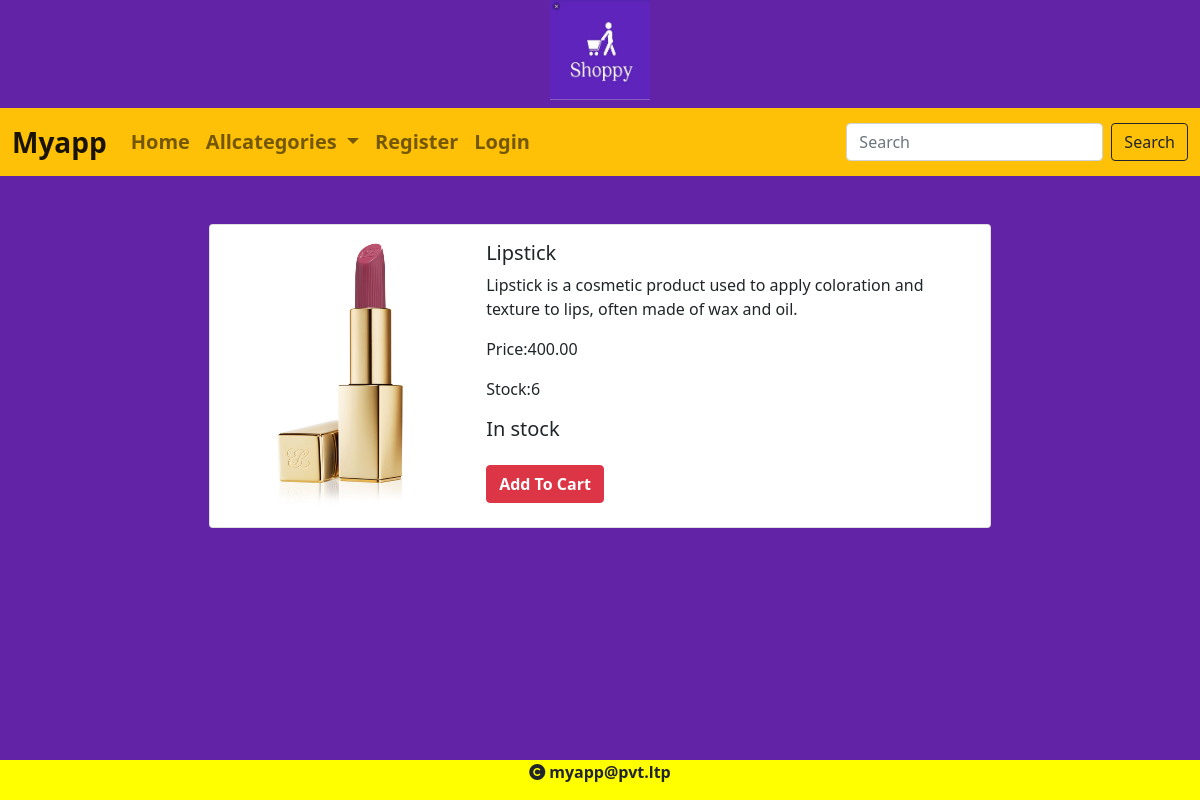
The page /details/1 on the database its author committed.
### shop/models.py (models this page shows, shortened)
class Product(models.Model):
    name = models.CharField(max_length=20)
    desc = models.TextField()
    image = models.ImageField(upload_to='products')
    price=models.DecimalField(max_digits=10,decimal_places=2)
    stock=models.IntegerField()
    available=models.BooleanField(default=True)
    created=models.DateTimeField(auto_now_add=True)
    updated=models.DateTimeField(auto_now=True)
    category=models.ForeignKey(Category,on_delete=models.CASCADE)

### shop/views.py (the view)
# urls.py: path('details/<int:p>',views.productdetails,name='details'),
def productdetails(request,p):
    p=Product.objects.get(id=p)
    return render(request,'details.html',{'details':p})

### cart/context_processors.py (called while the page is built, shortened)
def count_items(request):
    u=request.user
    count=0
    return {'c':count}

### shop/context_processors.py (called while the page is built)
def menu_links(request):
    c=Category.objects.all()
    return {'links':c}

### templates/details.html
{% extends 'base.html' %}
{% load static %}
{% block content %}
<div class="container mt-5" style="margin-bottom:100px;">
  <div class="card mb-3 mx-auto" style="max-width: 70%;">
    <div class="row g-0">
      <div class="col-md-4">
        <img src="{{details.image.url}}" class="img-fluid rounded-start" alt="...">
      </div>
      <div class="col-md-8">
        <div class="card-body">
          <h5 class="card-title">{{details.name}}</h5>
          <p class="card-text">{{details.desc}}</p>
          <p class="card-text">Price:{{details.price}}</p>
          <p class="card-text">Stock:{{details.stock}}</p>
          {% if user.is_superuser == True %}
          {% if details.stock > 0 %}
          <h5>Product in stock</h5>
          <a href="{% url 'shop:addstock' details.id %}" class="btn btn-danger fw-bold mt-3 mb-2 texty-center">Add Stock</a>
          {% else %}
          <h5>Product out of stock</h5>
           <a href="{% url 'shop:addstock' details.id %}" class="btn btn-danger fw-bold mt-3 mb-2 texty-center">Add Stock</a>
          {% endif %}
          {% else %}
          {% if details.stock > 0 %}
          <h5>In stock</h5>
           <a href="{% url 'cart:cart' details.id %}" class="btn btn-danger fw-bold mt-3 mb-2 texty-center">Add To Cart</a>
          {% else %}
          <h5>Out of stock</h5>
          {% endif %}
          {% endif %}
        </div>
      </div>
    </div>
  </div>
</div>
{% endblock %}

### static/css/style.css (style rules this page uses)
body { background-color:#6323A7; }

### rows shown on the page
Product: image (picture), name "Lipstick", desc "Lipstick is a cosmetic product used to apply coloration and texture to lips, often made of wax and oil.", price "400.00", stock "6"
